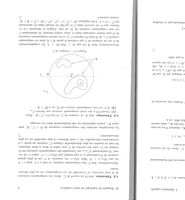
#> input picture testBook/sources/test0.jpg, 185 x 200 px
$ python rot.py testBook/sources/test0.jpg out out.png
#> lines starting #> are read from the running program, lines starting #| are printed output that depends on the picture; after the words box and inside, x2 and y2 are one past the last pixel; in counts of white or black regions, pixels touching at a corner belong together
from numba import jit, prange
import numpy as np
import cv2
import sys

#########################################################################################################

def l2(c):
    return c @ c

def pos(x):
    return x if x > 0 else 0

# [12 lines left out: function apply_gamma, not called in this run]

def largest_blocks(bw, n, axis, min_block_size, max_block_dist, min_connected_block_size):
    """
    calcule les `n` plus gros blocs réduits selon l'axe `axis` après éventuel recollement
    # arguments
    * `n` : nombre de blocs à retourner
    * `bw` image source au format bw
    * `axis` : axe de réduction
    * `min_block_size` : seuil de petits blocs
    * `max_block_dist` : seuil de distance entre blocs
    * `min_connected_block_size` : largeur minimale d'un bloc connecté
    # retourne
    les `n` blocs
    """
    cols = (np.sum(bw, axis=axis)>0).astype('uint8')
    blocks = cv2.connectedComponentsWithStats(cols)[2][1:,[1,3]]
    large_blocks = blocks[blocks[:,1] > min_block_size]
    large_connected_blocks = []
    for b in large_blocks:
        if len(large_connected_blocks) > 0 and large_connected_blocks[-1][1] + max_block_dist >= b[0]:
            large_connected_blocks[-1] = (large_connected_blocks[-1][0], b[0]+b[1])
        else:
            large_connected_blocks.append((b[0],b[0]+b[1]))
    big_connected_blocks = [ b for b in large_connected_blocks if b[1]-b[0] > min_connected_block_size ]
    big_connected_blocks.sort(key=lambda b: b[1]-b[0], reverse=True)
    largest_blocks = big_connected_blocks[0:n] if n != 0 else big_connected_blocks
    largest_blocks.sort(key=lambda b: b[0])
    return largest_blocks

# [17 lines left out: function means, not called in this run]

twos = 2**np.arange(8)[::-1]
# [26 lines left out: functions bwtobits, bwtobitsaligned, not called in this run]

def process_img(gray, clr, op):
    color_mode = op['color_mode']
    bw = (gray < 255).astype('uint8')
    h, w = bw.shape
    # On détermine les plages x du contenu
    x_blocks = largest_blocks(bw, op['num_pages'], 0, op['min_block_size'], op['max_block_dist'], op['min_connected_block_size'])
    if not len(x_blocks) == op['num_pages']: raise Exception("pas assez de pages dans l'image")
    for x_start, x_end in x_blocks:
        bw1 = bw[:,x_start:x_end]

        # On détermine la plage y du contenu

        y_start, y_end = largest_blocks(bw1, 1, axis=1, max_block_dist=h, min_connected_block_size=0, min_block_size=op['min_block_size'])[0]
        bw2 = bw1[y_start:y_end]

        # On calcule le rectangle et la matrice de rotation

        nzc = cv2.findNonZero(bw2)
        box = cv2.minAreaRect(points=nzc)
        box_vertices = cv2.boxPoints(box=box)
        angle = -box[2]
        if (angle < -45):
            angle = 90 + angle
        if angle == 0: angle = 0.02 # pour que les images non tournées paraissent comme les tournées
        M = cv2.getRotationMatrix2D(center=(w/2, h/2), angle=-angle, scale=1.0)

        # Rotation de l'image selon le rectangle

        rotated = gray.copy()
        cv2.warpAffine(src=gray, M=M, dsize=(w, h), dst=rotated, flags=cv2.INTER_LINEAR, borderMode=cv2.BORDER_REPLICATE)
        if color_mode != 'no':
            rotated_clr = clr.copy()
            cv2.warpAffine(src=clr, M=M, dsize=(w, h), dst=rotated_clr, flags=cv2.INTER_LINEAR, borderMode=cv2.BORDER_REPLICATE)

        # Clippage de l'image selon le rectangle

        box_vertices_sorted = np.array(sorted(box_vertices, key=lambda c: l2(c)))
        box_vertices_matrix = np.vstack((box_vertices_sorted.transpose(), np.ones((1,4))))
        box_vertices_rotated = ((M @ box_vertices_matrix).transpose()).astype('i')
        offset = np.array([x_start, y_start])
        tl = box_vertices_rotated[0]+offset
        br = box_vertices_rotated[3]+offset

        crop_overflow=op['crop_overflow']
        cropped = rotated[pos(tl[1]-crop_overflow):br[1]+1+crop_overflow, pos(tl[0]-crop_overflow):br[0]+1+crop_overflow]
        if color_mode != 'no':
            cropped_clr = rotated_clr[pos(tl[1]-crop_overflow):br[1]+1+crop_overflow, pos(tl[0]-crop_overflow):br[0]+1+crop_overflow]

        # Flippage

        if op['flip']:
            flipped = np.flip(np.flip(cropped, axis=0), axis=1)
            if color_mode != 'no': flipped_clr = np.flip(np.flip(cropped_clr, axis=0), axis=1)
        else:
            flipped = cropped
            if color_mode != 'no': flipped_clr = cropped_clr

        bw3 = (flipped < op['white_threshold']).astype('uint8')

        # Ajustement des couleurs

        if color_mode != 'no':
            flipped_gray = flipped_clr if color_mode == 'gray' else cv2.cvtColor(flipped_clr, cv2.COLOR_BGR2GRAY)
            gmask = (flipped_gray < op['white_color_threshold']).astype('uint8')
            whitened_clr = (255 - (255 - flipped_clr) * (gmask if color_mode == 'gray' else gmask[:,:,np.newaxis])).astype('uint8')
            adjusted_clr = apply_gamma(whitened_clr, op['gamma'])

        # Effacement des petits blocs

        n, lab, stats, cent = cv2.connectedComponentsWithStats(bw3)
        small_ccs_filter = stats[:,4] < op['small_image_blocks_area']
        small_ccs = np.nonzero(small_ccs_filter)[0]
        small_ccs_mask = (~np.isin(lab, small_ccs)).astype('uint8')
        bw4 = bw3 * small_ccs_mask

        # Effacement des gros blocs

        big_ccs = np.nonzero(~small_ccs_filter)[0][1:]
        big_ccs_means = means(255-flipped, lab, n, stats, big_ccs)
        big_light_ccs = big_ccs[big_ccs_means < op['max_big_cc_color_mean']].astype('i')
        big_light_ccs_mask = (np.isin(lab, big_light_ccs)).astype('uint8')

        bw4_blurred = (cv2.blur(bw4 * 255, ksize=op['blur_size']) > 0).astype('uint8')
        n_blurred, lab_blurred, stats_blurred, cent_blurred = cv2.connectedComponentsWithStats(bw4_blurred)
        big_ccs_blurred = np.nonzero(stats_blurred[:,4] < op['max_blurred_cc_area'])
        big_ccs_blurred_mask = (np.isin(lab_blurred, big_ccs_blurred)).astype('uint8')
        big_ccs_mask = big_ccs_blurred_mask * bw4

        big_ccs_total_mask = ((big_light_ccs_mask + big_ccs_mask) > 0).astype('uint8')
        bigs = np.any(big_ccs_total_mask)
        if bigs:
            n_bigs, lab_bigs, stats_bigs, cent_bigs = cv2.connectedComponentsWithStats(big_ccs_total_mask)
            return bw4, adjusted_clr, (n_bigs, lab_bigs, stats_bigs, cent_bigs)
        return bw4, adjusted_clr, None

# [52 lines of commented-out code are left out]

source = sys.argv[1]
destDir = sys.argv[2]
destName = sys.argv[3]

# [4 lines of commented-out code are left out]

gray = cv2.imread(source, cv2.IMREAD_GRAYSCALE)
#> gray is the input picture: shape (200, 185); min 71, max 255, mean 244.4
bwf, clrf, bigs = process_img(gray, gray, {
    'num_pages': 1,
    'max_block_dist': 60,
    'min_connected_block_size': 250,
    'min_block_size': 10,
    'crop_overflow': 50,
    'flip': True,
    'white_threshold': 234, # seuil de blanc (<255)
    'small_image_blocks_area': 20, # taille des petits blocs d'image
    'color_mode': 'gray', # taille des petits blocs d'image
    'white_color_threshold': 240, # seuil de blanc pour les couleurs (<=255)
    'gamma': 0.5,
    'max_big_cc_color_mean': 15000,
    'blur_size': (110,12),
    'max_blurred_cc_area': 4000
})
#> in process_img, `color_mode = op['color_mode']`: color_mode = 'gray'
#> in process_img, `bw = (gray < 255).astype('uint8')`:
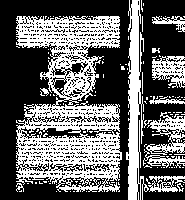
#> bw: shape (200, 185); values 0 (black) and 1 (white), 40.2% white; 129 white regions (115 under 20 px), largest, box (x1, y1, x2, y2) and area: (16, 16, 122, 192) 9845, (126, 0, 149, 200) 2235, (146, 112, 185, 155) 743
#> in largest_blocks, `cols = (np.sum(bw, axis=axis)>0).astype('uint8')`: cols = 185 values from 0 to 1
#> in largest_blocks, `blocks = cv2.connectedComponentsWithStats(cols)[2][1:,[1,3]]`: blocks = [[16, 169]]
#> the loop in largest_blocks, `for b in large_blocks:` made 1 pass
#> after the loop in largest_blocks, `for b in large_blocks:`: large_connected_blocks = [(16, 185)]
#> in largest_blocks, `big_connected_blocks = [ b for b in large_connected_blocks if b[1]-b[0..`: big_connected_blocks = []
#> (the run stopped early here; a loop or call above may not have finished)

$ run again, on testBook/sources/test2-1.png
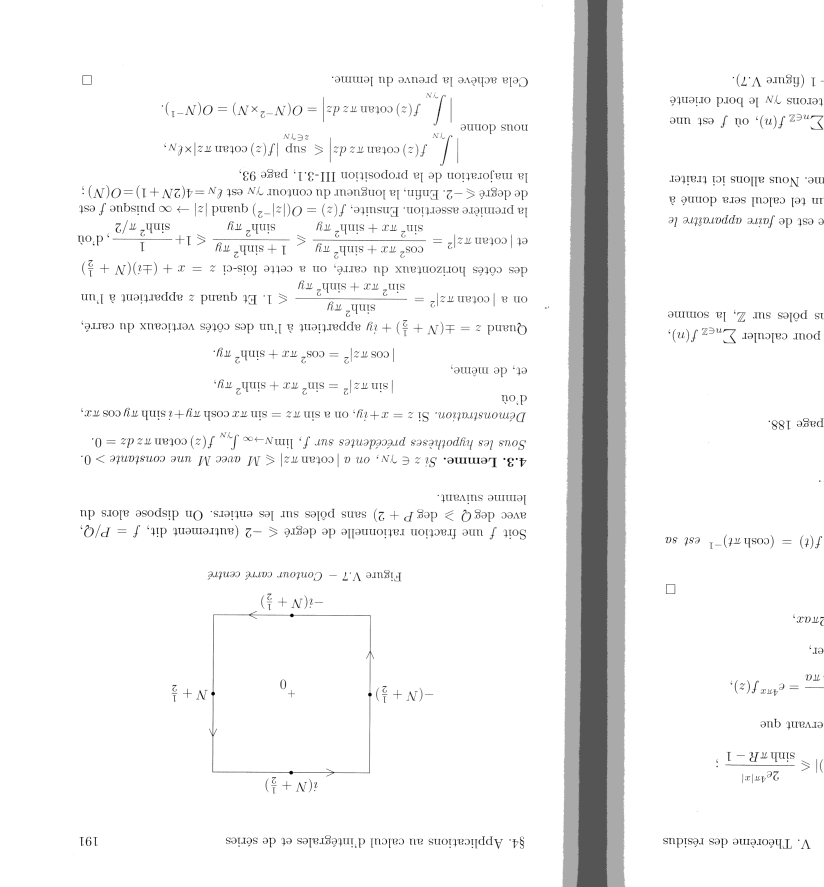
#> input picture testBook/sources/test2-1.png, 4944 x 5317 px (shown at 1/6 size)
#> gray is the input picture: shape (5317, 4944); min 0, max 255, mean 242.4
#> color_mode = 'gray'
#> in process_img, `bw = (gray < 255).astype('uint8')`:
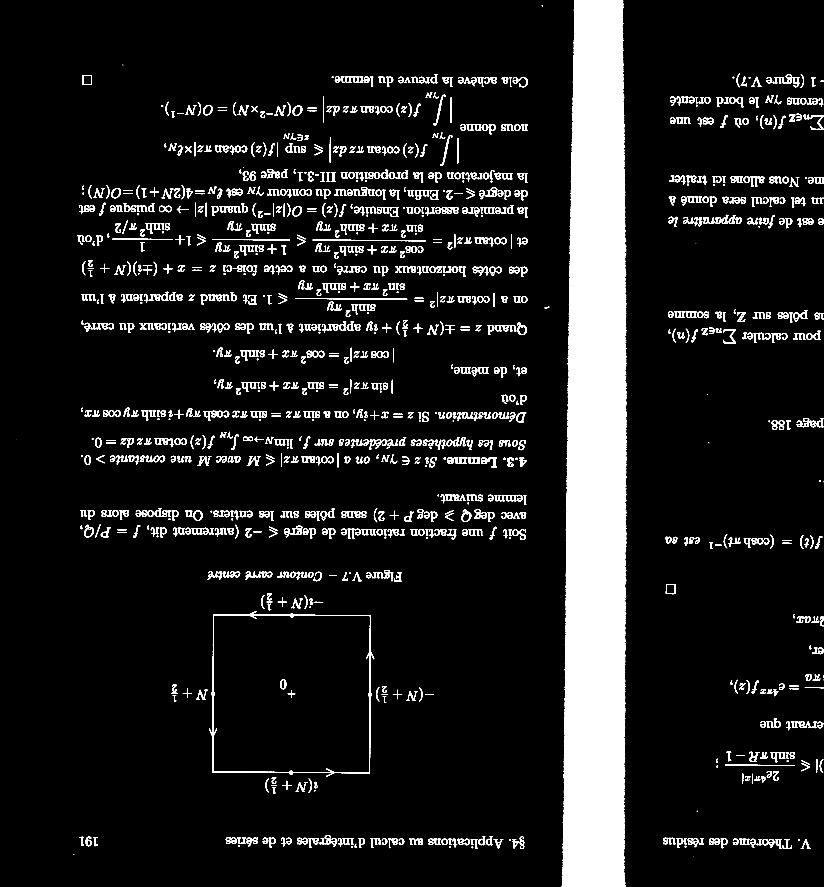
#> bw: shape (5317, 4944) (shown at 1/6 size); values 0 (black) and 1 (white), 9.5% white; 1856 white regions (480 under 20 px), largest, box (x1, y1, x2, y2) and area: (3373, 0, 3759, 5317) 1802516, (1254, 3666, 2245, 4660) 20520, (1876, 1438, 2556, 1447) 3250
#> cols = 4944 values, max 1 at index 97, min 0 at index 0, mean 0.827
#> blocks = [[97, 1], [439, 2], [442, 3], [465, 2703], [3251, 5], [3269, 15], [3288, 7], [3369, 1], [3371, 389], [3979, 964]]
#> large_blocks = [[465, 2703], [3269, 15], [3371, 389], [3979, 964]]
#> the loop in largest_blocks, `for b in large_blocks:` made 4 passes
#> after the loop in largest_blocks, `for b in large_blocks:`: large_connected_blocks = [(465, 3168), (3269, 3284), (3371, 3760), (3979, 4943)]
#> big_connected_blocks = [(465, 3168), (3371, 3760), (3979, 4943)]
#> largest_blocks = [(465, 3168)]
#> the loop in process_img, `for x_start, x_end in x_blocks:` made 1 pass
#> (x_start, x_end, y_start, y_end, box, M, box_vertices_rotated) on pass 1: (465, 3168, 447, 5094, ((1343.2, 2317.9), (4644.1, 2700.1), -89.71), [[0.00512, -1, 5117.8], [1, 0.00512, 172.9]], [[5128, 177], [5128, 2878], [484, 177], [484, 2878]])
#> after the loop in process_img, `for x_start, x_end in x_blocks:`:
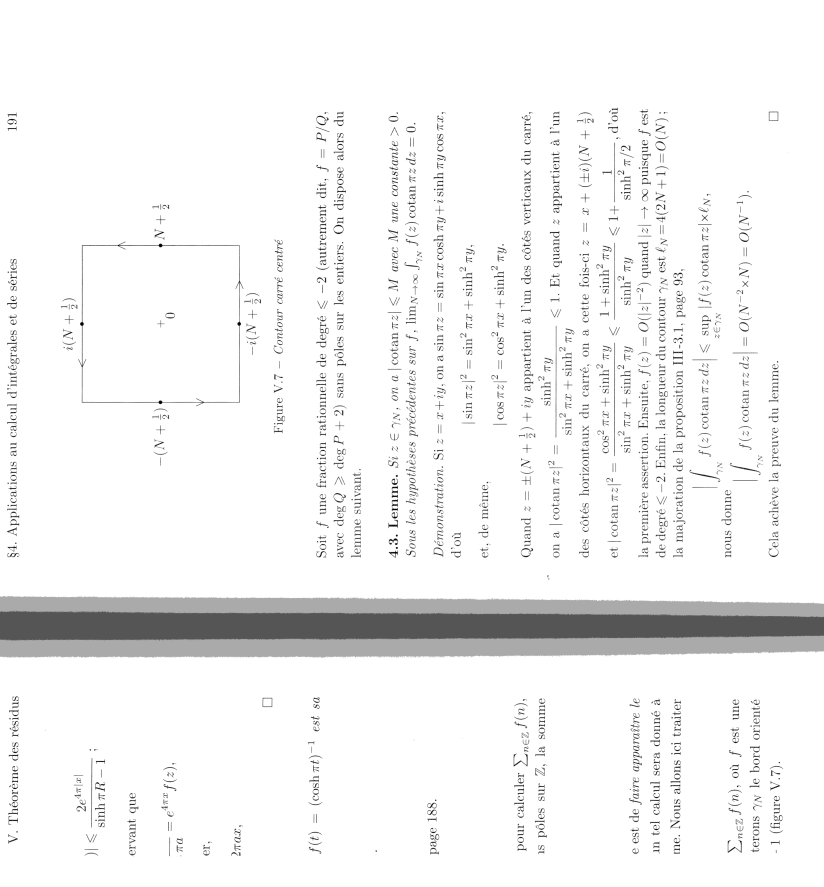
#> rotated: shape (5317, 4944) (shown at 1/6 size); min 0, max 255, mean 243
